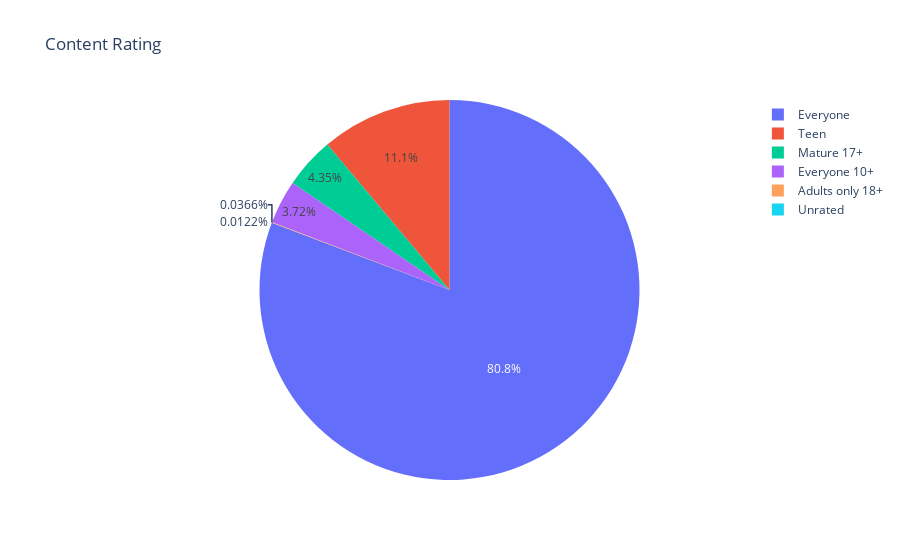

Source (notebook cell):
### Code cell
fig = px.pie(labels=ratings.index, values=ratings.values,title="Content Rating",
names=ratings.index)
fig.show()

### Figure 1 — Plotly figure (JSON) as saved in the notebook; plotly's stock layout.template omitted (floating-point values rounded to 4 significant figures)
{"data": [{"domain": {"x": [0, 1], "y": [0, 1]}, "hovertemplate": "label=%{label}<br>value=%{value}<extra></extra>", "labels": ["Everyone", "Teen", "Mature 17+", "Everyone 10+", "Adults only 18+", "Unrated"], "legendgroup": "", "name": "", "showlegend": true, "type": "pie", "values": [6621, 912, 357, 305, 3, 1]}], "layout": {"legend": {"tracegroupgap": 0}, "title": {"text": "Content Rating"}}}
